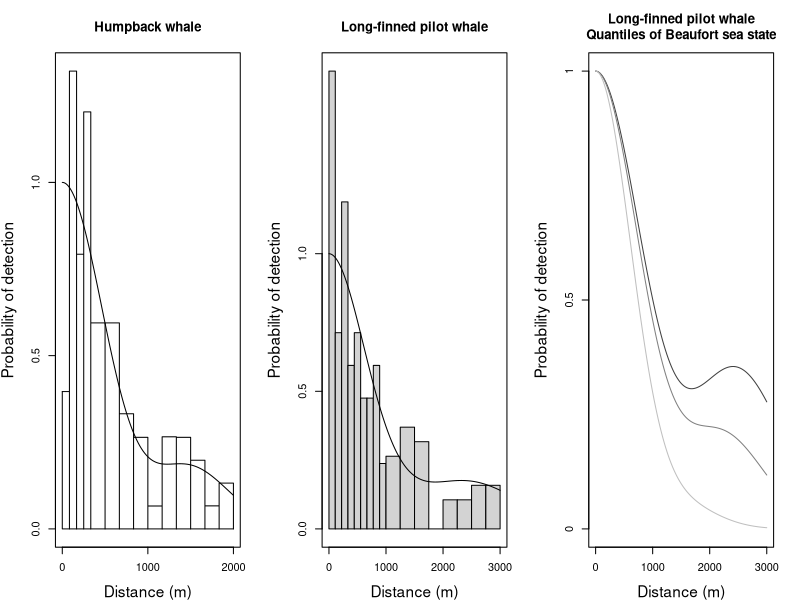

Source code (R):
# generate figure 1....

# layout:
#  3 panels
#     1 - detection function humpback from Williams and Thomas w. hist
#     2 - average detection function pilot whale from Dan Pike w. hist
#     3 - levels of BSS covar for pilot whale from Dan Pike w.o. hist

#postscript(file="figure1.eps",width=7.5,height=3,paper="special",horizontal=FALSE)
pdf(file="figure1.pdf",width=7.5,height=3)

par(mfrow=c(1,3),mar=c(4,4.2,4,2),cex.lab=1.4)

# 1
# read in the plot data. 3 columns: histogram x coords, hist y coords, detfct
hb.plot<-read.table("humpback.txt")

# make the histogram
plot(hb.plot$V1,hb.plot$V2,type="l",axes=F,xlab="Distance (m)",
     ylab="Probability of detection",main="Humpback whale")
axis(2,at=c(0,0.5,1))
axis(1,at=c(0,1000,2000))
# add in the baseline and the first bar line
lines(x=c(2000,0,0),y=c(0,0,0.39636))

lines(x=hb.plot$V1,y=hb.plot$V3)
box()

#### Dan Pike
# 2
h.breaks<-c(seq(0,1000,len=10),seq(1250,3000,250)) 

dp.df<-read.table("danpike-detfct.txt")

dp.dat<-read.csv("../analyses/danpike.csv")
dp.dat<-dp.dat$distance[dp.dat$distance<=3000]

a<-hist(dp.dat,breaks=h.breaks,plot=F)

auh<-sum(a$density*diff(a$breaks))
auc<-sum(dp.df$V3[-1]*diff(dp.df$V1))

#dp.df$V3<-dp.df$V3*1/(auh/auc)

a$density<-a$density/(auh/auc)

plot(a,axes=F,xlab="Distance (m)",freq=FALSE,
     ylab="Probability of detection",main="Long-finned pilot whale")


#plot(dp.df$V1,dp.df$V2,type="l",axes=F,xlab="Distance (m)",
#     ylab="Probability of detection",main="Long-finned pilot whale")
axis(2,at=c(0,0.5,1))
axis(1,at=c(0,1000,2000,3000))
# add in the baseline and the first bar line
#lines(x=c(3000,0,0),y=c(0,0,1.1197))

lines(x=dp.df$V1,y=dp.df$V3)
box()

# 3
# quantiles at v2, v3, v4  are BSS=1.5,2.0,3.0 
dp.df<-read.table("danpike-covar.txt")

#auc<-sum(dp.df$V2[-1]*diff(dp.df$V1))
dp.df$V2<-dp.df$V2*(auh/auc)
#auc<-sum(dp.df$V3[-1]*diff(dp.df$V1))
dp.df$V3<-dp.df$V3*(auh/auc)
#auc<-sum(dp.df$V4[-1]*diff(dp.df$V1))
dp.df$V4<-dp.df$V4*(auh/auc)

ymax<-max(dp.df$V2,dp.df$V3,dp.df$V4)

plot(dp.df$V1,dp.df$V2,type="l",axes=F,xlab="Distance (m)",
     ylim=c(0,ymax),
     ylab="Probability of detection",main="Long-finned pilot whale\nQuantiles of Beaufort sea state",col=grey(0.25))
axis(2,at=c(0,ymax/2,ymax),labels=c(0,0.5,1))
axis(1,at=c(0,1000,2000,3000))

lines(x=dp.df$V1,y=dp.df$V3,col=grey(0.5))
lines(x=dp.df$V1,y=dp.df$V4,col=grey(0.75))
box()

dev.off()
